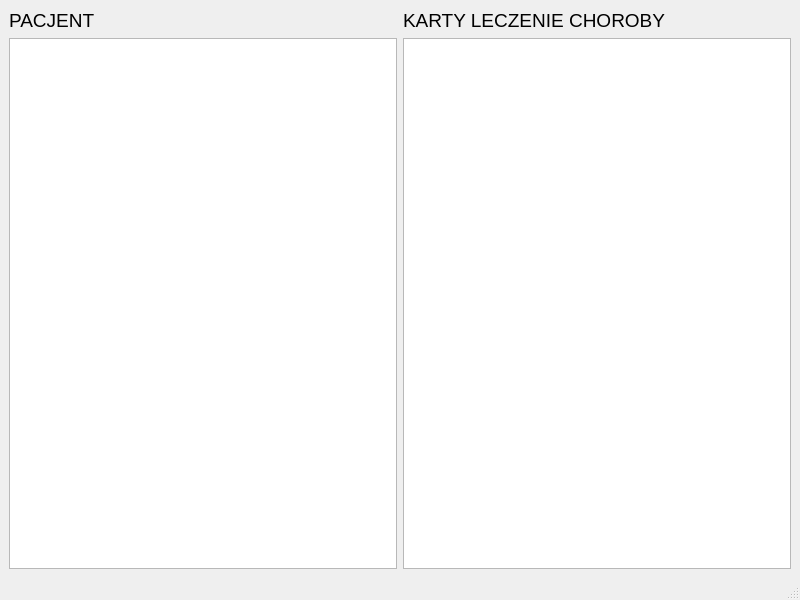
<?xml version="1.0" encoding="UTF-8"?>
<ui version="4.0">
 <class>MainWindow</class>
 <widget class="QMainWindow" name="MainWindow">
  <property name="geometry">
   <rect>
    <x>0</x>
    <y>0</y>
    <width>800</width>
    <height>600</height>
   </rect>
  </property>
  <property name="windowTitle">
   <string>MainWindow</string>
  </property>
  <widget class="QWidget" name="centralwidget">
   <layout class="QGridLayout" name="gridLayout">
    <item row="1" column="1">
     <widget class="QTableWidget" name="tabela_karta"/>
    </item>
    <item row="1" column="0">
     <widget class="QTableWidget" name="tabela_pacjent"/>
    </item>
    <item row="0" column="0">
     <widget class="QLabel" name="label">
      <property name="text">
       <string>&lt;html&gt;&lt;head/&gt;&lt;body&gt;&lt;p&gt;&lt;span style=&quot; font-size:14pt;&quot;&gt;PACJENT&lt;/span&gt;&lt;/p&gt;&lt;/body&gt;&lt;/html&gt;</string>
      </property>
     </widget>
    </item>
    <item row="0" column="1">
     <widget class="QLabel" name="label_2">
      <property name="text">
       <string>&lt;html&gt;&lt;head/&gt;&lt;body&gt;&lt;p&gt;&lt;span style=&quot; font-size:14pt;&quot;&gt;KARTY LECZENIE CHOROBY&lt;/span&gt;&lt;/p&gt;&lt;/body&gt;&lt;/html&gt;</string>
      </property>
     </widget>
    </item>
   </layout>
  </widget>
  <widget class="QMenuBar" name="menubar">
   <property name="geometry">
    <rect>
     <x>0</x>
     <y>0</y>
     <width>800</width>
     <height>21</height>
    </rect>
   </property>
  </widget>
  <widget class="QStatusBar" name="statusbar"/>
 </widget>
 <resources/>
 <connections/>
</ui>
